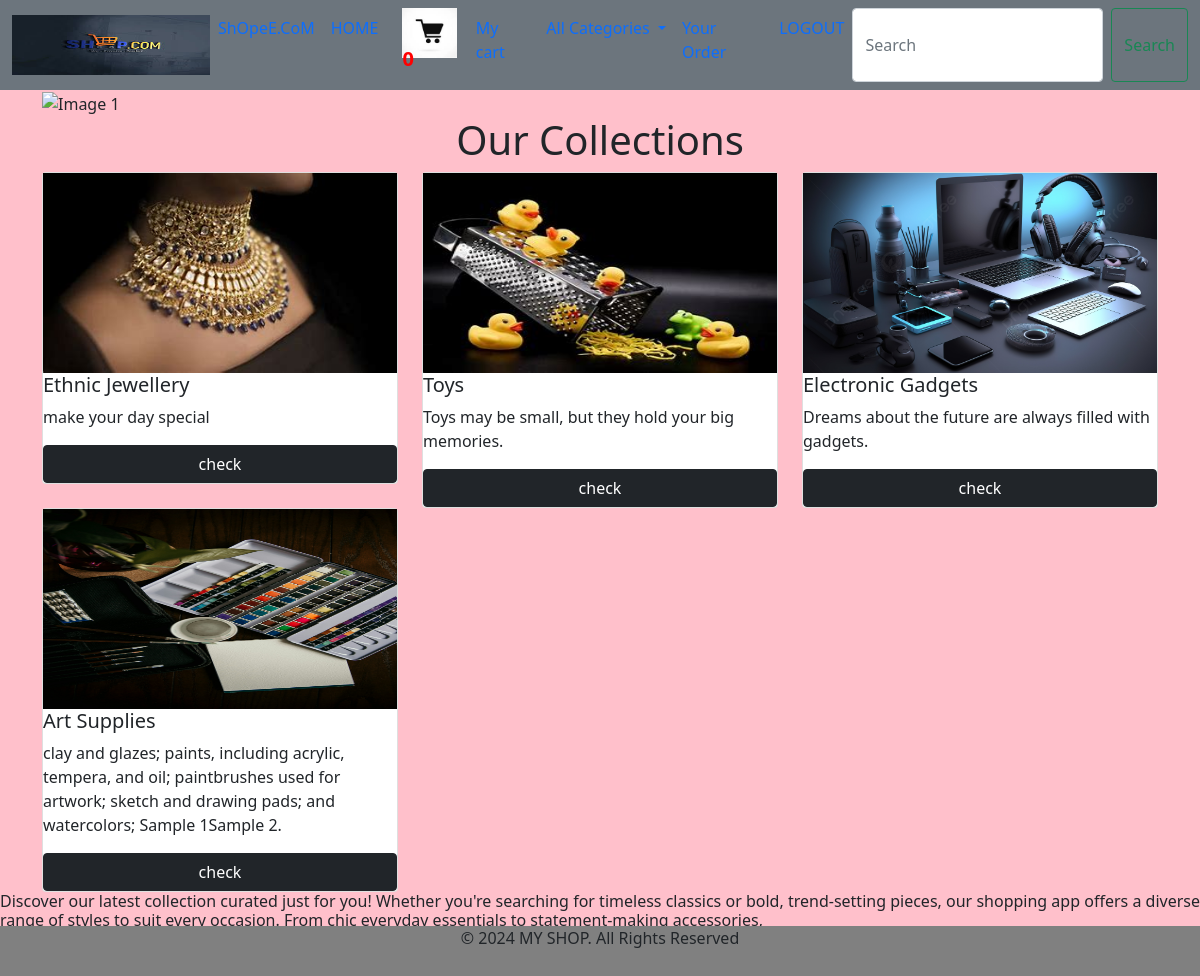
The page / (signed in) on the database its author committed.
### shop/models.py (models this page shows, shortened)
class Category(models.Model):
    image=models.ImageField(upload_to='images',null=True,blank=True)
    p_name=models.TextField(max_length=20)
    desc=models.TextField(max_length=200)

### shop/views.py (the view)
# urls.py: path('',views.category,name='category'),
def category(request):
    item=Category.objects.all()
    return render(request,'category.html',{'item':item})

### cart/context_processors.py (called while the page is built)
def Total(request):
    u=request.user
    count=0
    if request.user.is_authenticated:
        try:
            item=Cart.objects.filter(user=u)
            count=count+item.count()
        except:
            count=0
    return {'count':count}

### shop/context_processors.py (called while the page is built)
def Links(request):
    c=Category.objects.all()
    return{'links':c}

### templates/category.html (shortened to what this page needs)
<!DOCTYPE html>
{% extends 'base.html' %}
{% load static %}
{% block content %}
<div class="container" >
    <div class="banner">
        <img src="{% static 'image/ban.jpg' %}" alt="Image 1" height="500px" width="100%">
        </div>
    </div>
    <center><h1 style="border ">Our Collections</h1></center>
    <div class="container">
        <div class="row">
            {% for m in item %}
                <div class="col-sm-4">
                    <div class="card">
                        <img src="{{m.image.url}}" alt="..." height="200px" width="100%">
                        <h5 class="card-title">{{m.p_name}}</h5>
                        <p class="card-text" >{{m.desc}}</p>
                        <a type="submit" href="{% url 'shop:products' m.id %}" class="btn btn-dark">check</a>
                    </div>
                </div>
            {% endfor %}
        </div>
    </div>
    <h6 style="text-align: justify;font-size:bold;">
        Discover our latest collection curated just for you! Whether you're searching for timeless classics or bold,
        trend-setting pieces, our shopping app offers a diverse range of styles to suit every occasion. From chic everyday essentials to statement-making accessories,<br>
    </h6>
{% endblock %}

### static/css/style.css (style rules this page uses)
body { background-color:pink; }

### rows shown on the page
Category: image (picture), p_name "Ethnic Jewellery", desc "make your day special"
Category: image (picture), p_name "Toys", desc "Toys may be small, but they hold your big memories."
Category: image (picture), p_name "Electronic Gadgets", desc "Dreams about the future are always filled with gadgets."
Category: image (picture), p_name "Art Supplies", desc "clay and glazes; paints, including acrylic, tempera, and oil; paintbrushes used for artwork; sketch and drawing pads; and watercolors; Sample 1Sample 2."

### other values the page prints
{{ count }} "0"
